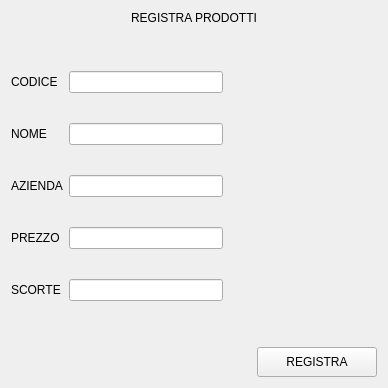
               <widget class="QWidget" name="page_registra">
                <layout class="QVBoxLayout" name="verticalLayout_8">
                 <item>
                  <widget class="QLabel" name="label_2">
                   <property name="maximumSize">
                    <size>
                     <width>16777215</width>
                     <height>100</height>
                    </size>
                   </property>
                   <property name="text">
                    <string>REGISTRA PRODOTTI</string>
                   </property>
                   <property name="alignment">
                    <set>Qt::AlignCenter</set>
                   </property>
                  </widget>
                 </item>
                 <item>
                  <spacer name="verticalSpacer_2">
                   <property name="orientation">
                    <enum>Qt::Vertical</enum>
                   </property>
                   <property name="sizeHint" stdset="0">
                    <size>
                     <width>20</width>
                     <height>40</height>
                    </size>
                   </property>
                  </spacer>
                 </item>
                 <item>
                  <layout class="QHBoxLayout" name="horizontalLayout_4">
                   <property name="spacing">
                    <number>6</number>
                   </property>
                   <item>
                    <layout class="QVBoxLayout" name="verticalLayout_6">
                     <property name="spacing">
                      <number>30</number>
                     </property>
                     <item>
                      <widget class="QLabel" name="label_7">
                       <property name="text">
                        <string>CODICE</string>
                       </property>
                      </widget>
                     </item>
                     <item>
                      <widget class="QLabel" name="label_8">
                       <property name="text">
                        <string>NOME</string>
                       </property>
                      </widget>
                     </item>
                     <item>
                      <widget class="QLabel" name="label_9">
                       <property name="text">
                        <string>AZIENDA</string>
                       </property>
                      </widget>
                     </item>
                     <item>
                      <widget class="QLabel" name="label_10">
                       <property name="text">
                        <string>PREZZO</string>
                       </property>
                      </widget>
                     </item>
                     <item>
                      <widget class="QLabel" name="label_11">
                       <property name="text">
                        <string>SCORTE</string>
                       </property>
                      </widget>
                     </item>
                    </layout>
                   </item>
                   <item>
                    <layout class="QVBoxLayout" name="verticalLayout_7">
                     <property name="spacing">
                      <number>30</number>
                     </property>
                     <item>
                      <widget class="QLineEdit" name="reg_codice"/>
                     </item>
                     <item>
                      <widget class="QLineEdit" name="reg_nome"/>
                     </item>
                     <item>
                      <widget class="QLineEdit" name="reg_azienda"/>
                     </item>
                     <item>
                      <widget class="QLineEdit" name="reg_prezzo"/>
                     </item>
                     <item>
                      <widget class="QLineEdit" name="reg_scorte"/>
                     </item>
                    </layout>
                   </item>
                   <item>
                    <spacer name="horizontalSpacer_4">
                     <property name="orientation">
                      <enum>Qt::Horizontal</enum>
                     </property>
                     <property name="sizeHint" stdset="0">
                      <size>
                       <width>40</width>
                       <height>20</height>
                      </size>
                     </property>
                    </spacer>
                   </item>
                  </layout>
                 </item>
                 <item>
                  <spacer name="verticalSpacer">
                   <property name="orientation">
                    <enum>Qt::Vertical</enum>
                   </property>
                   <property name="sizeHint" stdset="0">
                    <size>
                     <width>20</width>
                     <height>40</height>
                    </size>
                   </property>
                  </spacer>
                 </item>
                 <item>
                  <layout class="QHBoxLayout" name="horizontalLayout_5">
                   <property name="spacing">
                    <number>6</number>
                   </property>
                   <item>
                    <widget class="QLabel" name="signal_registra">
                     <property name="minimumSize">
                      <size>
                       <width>200</width>
                       <height>0</height>
                      </size>
                     </property>
                     <property name="text">
                      <string/>
                     </property>
                     <property name="alignment">
                      <set>Qt::AlignCenter</set>
                     </property>
                    </widget>
                   </item>
                   <item>
                    <spacer name="horizontalSpacer_3">
                     <property name="orientation">
                      <enum>Qt::Horizontal</enum>
                     </property>
                     <property name="sizeHint" stdset="0">
                      <size>
                       <width>40</width>
                       <height>20</height>
                      </size>
                     </property>
                    </spacer>
                   </item>
                   <item>
                    <widget class="QPushButton" name="bt_aggiungere">
                     <property name="minimumSize">
                      <size>
                       <width>120</width>
                       <height>30</height>
                      </size>
                     </property>
                     <property name="text">
                      <string>REGISTRA</string>
                     </property>
                    </widget>
                   </item>
                  </layout>
                 </item>
                </layout>
               </widget>
